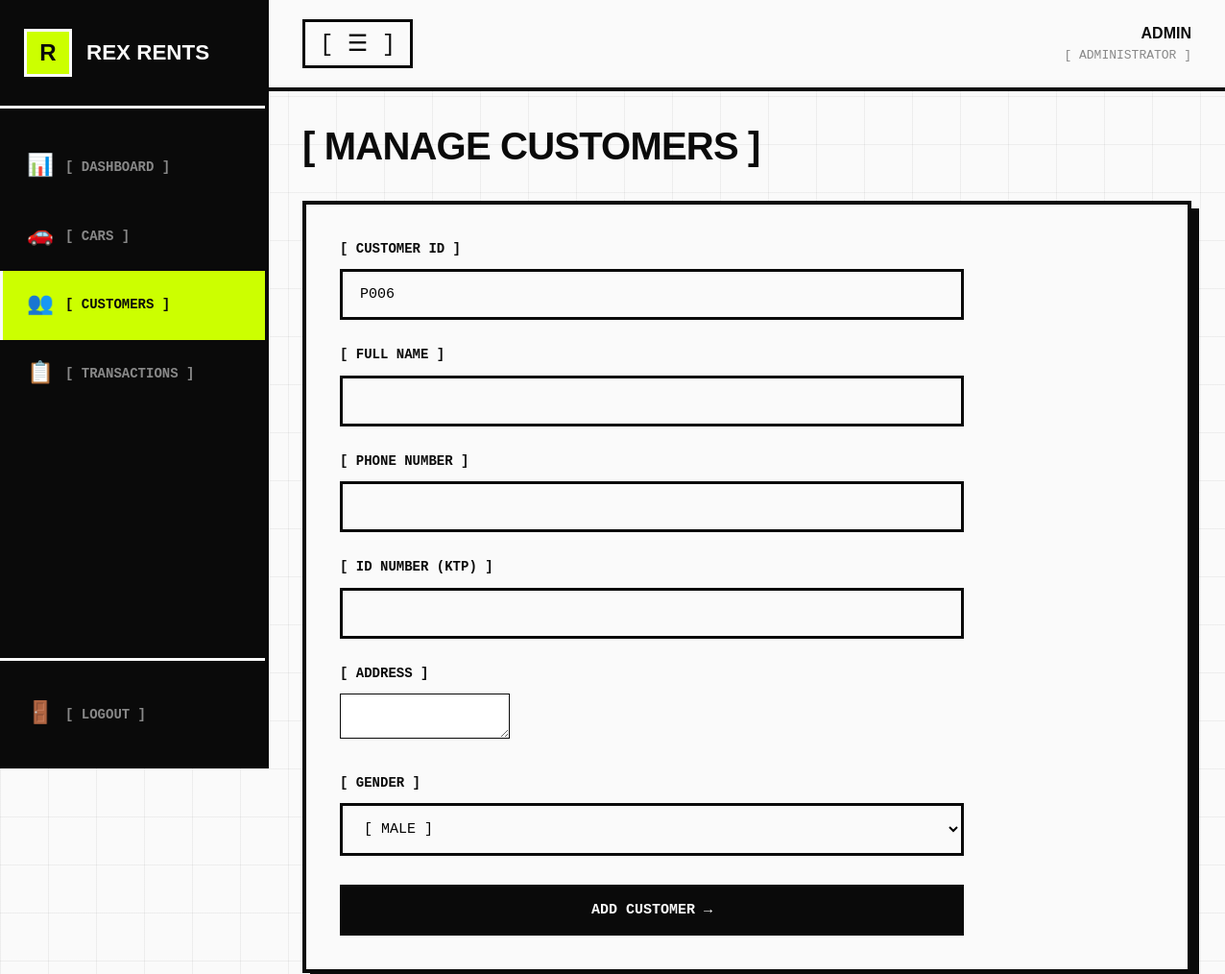
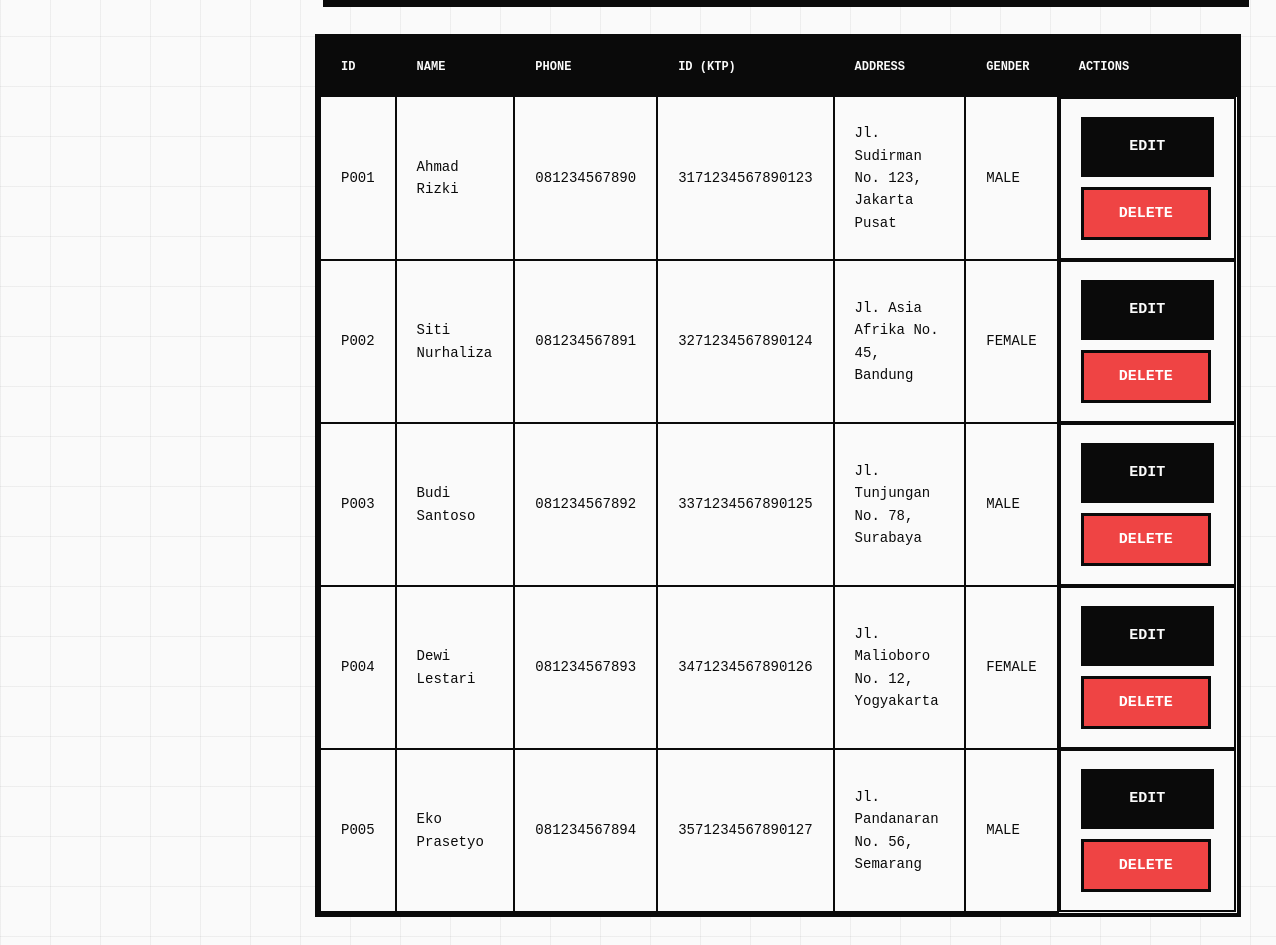
/admin/customers.php (signed in), run on the app's committed database (2 pictures, top to bottom).
### tables this page shows
CREATE TABLE tb_pelanggan (
    id_pelanggan VARCHAR(10) PRIMARY KEY,
    nama VARCHAR(100) NOT NULL,
    noHP VARCHAR(20) NOT NULL,
    noKTP VARCHAR(20) NOT NULL,
    alamat TEXT NOT NULL,
    gender ENUM('L', 'P') NOT NULL,
    created_at TIMESTAMP DEFAULT CURRENT_TIMESTAMP
);

### config.php (called while the page is built, shortened)
<?php
function generateNextIdPelanggan($conn) {
    $query = "SELECT MAX(CAST(SUBSTRING(id_pelanggan, 2) AS UNSIGNED)) AS max_id FROM tb_pelanggan";
    $result = $conn->query($query);
    $row = $result->fetch_assoc();
    $maxId = $row['max_id'] ?? 0;
    return 'P' . str_pad($maxId + 1, 3, '0', STR_PAD_LEFT);
}
?>

### admin/customers.php (the view, shortened to what this page needs)
<?php
require_once '../config.php';
$conn = connectDB();
$customers = $conn->query("SELECT * FROM tb_pelanggan ORDER BY id_pelanggan ASC");
$nextId = generateNextIdPelanggan($conn);
$editCustomer = null;
?>
<!DOCTYPE html>
<html lang="en">
<head>
    <link rel="stylesheet" href="../assets/css/style.css">
</head>
<body class="dashboard-page">
    <?php include 'includes/sidebar.php'; ?>
    <div class="main-content">
        <?php include 'includes/header.php'; ?>
        <div class="content-wrapper">
            <h1 class="page-title">[ MANAGE CUSTOMERS ]</h1>
            <div class="form-container">
                <form method="POST" class="data-form">
                    <div class="form-group">
                        <label for="id_pelanggan">[ CUSTOMER ID ]</label>
                        <input type="text" id="id_pelanggan" name="id_pelanggan" value="<?php echo $editCustomer ? $editCustomer['id_pelanggan'] : $nextId; ?>" readonly required>
                    </div>
                    <div class="form-group">
                        <label for="nama">[ FULL NAME ]</label>
                        <input type="text" id="nama" name="nama" value="<?php echo $editCustomer ? htmlspecialchars($editCustomer['nama']) : ''; ?>" required>
                    </div>
                    <div class="form-group">
                        <label for="noHP">[ PHONE NUMBER ]</label>
                        <input type="text" id="noHP" name="noHP" value="<?php echo $editCustomer ? htmlspecialchars($editCustomer['noHP']) : ''; ?>" required>
                    </div>
                    <div class="form-group">
                        <label for="noKTP">[ ID NUMBER (KTP) ]</label>
                        <input type="text" id="noKTP" name="noKTP" value="<?php echo $editCustomer ? htmlspecialchars($editCustomer['noKTP']) : ''; ?>" required>
                    </div>
                    <div class="form-group">
                        <label for="alamat">[ ADDRESS ]</label>
                        <textarea id="alamat" name="alamat" rows="3" required><?php echo $editCustomer ? htmlspecialchars($editCustomer['alamat']) : ''; ?></textarea>
                    </div>
                    <div class="form-group">
                        <label for="gender">[ GENDER ]</label>
                        <select id="gender" name="gender" required>
                            <option value="L" <?php echo ($editCustomer && $editCustomer['gender'] === 'L') ? 'selected' : ''; ?>>[ MALE ]</option>
                        </select>
                    </div>
                    <div class="form-actions">
                        <button type="submit" class="btn btn-primary"><?php echo $editCustomer ? 'UPDATE →' : 'ADD CUSTOMER →'; ?></button>
                    </div>
                </form>
            </div>
            <div class="table-container">
                <table class="data-table">
                    <thead>
                        <tr>
                            <th>ID</th>
                            <th>NAME</th>
                            <th>PHONE</th>
                            <th>ID (KTP)</th>
                            <th>ADDRESS</th>
                            <th>GENDER</th>
                            <th>ACTIONS</th>
                        </tr>
                    </thead>
                    <tbody>
                        <?php while ($row = $customers->fetch_assoc()): ?>
                        <tr>
                            <td><?php echo htmlspecialchars($row['id_pelanggan']); ?></td>
                            <td><?php echo htmlspecialchars($row['nama']); ?></td>
                            <td><?php echo htmlspecialchars($row['noHP']); ?></td>
                            <td><?php echo htmlspecialchars($row['noKTP']); ?></td>
                            <td><?php echo htmlspecialchars($row['alamat']); ?></td>
                            <td><?php echo $row['gender'] === 'L' ? 'MALE' : 'FEMALE'; ?></td>
                            <td class="actions">
                                <a href="?edit=<?php echo htmlspecialchars($row['id_pelanggan']); ?>" class="btn btn-sm btn-primary">EDIT</a>
                                <form method="POST" style="display:inline;" onsubmit="return confirm('CONFIRM DELETE?')">
                                    <button type="submit" class="btn btn-sm" style="background:#ef4444;color:white;">DELETE</button>
                                </form>
                            </td>
                        </tr>
                        <?php endwhile; ?>
                    </tbody>
                </table>
            </div>
        </div>
    </div>
</body>
</html>

### assets/css/style.css (style rules this page uses)
:root { --brutal-black: #0a0a0a; --brutal-white: #fafafa; --brutal-gray: #888888; --brutal-accent: #ccff00; --brutal-accent-dark: #99cc00; --border-thick: 4px; --border-medium: 3px; --border-thin: 2px; --shadow-brutal: 8px 8px 0px 0px var(--brutal-black); --shadow-brutal-lg: 12px 12px 0px 0px var(--brutal-black); --shadow-brutal-sm: 4px 4px 0px 0px var(--brutal-black); }
* { margin: 0; padding: 0; box-sizing: border-box; border-color: var(--brutal-black); }
html { scroll-behavior: smooth; }
body { font-family: 'JetBrains Mono', 'Consolas', monospace; background: var(--brutal-white); color: var(--brutal-black); line-height: 1.6; overflow-x: hidden; }
h1, h2, h3, h4, h5, h6 { font-family: 'Space Grotesk', sans-serif; font-weight: 700; line-height: 1.1; text-transform: uppercase; letter-spacing: -0.02em; }
a { text-decoration: none; color: inherit; transition: all 0.2s ease; }
.form-group { margin-bottom: 25px; }
.form-group label { display: block; margin-bottom: 10px; font-family: 'JetBrains Mono', monospace; font-weight: 700; font-size: 14px; text-transform: uppercase; }
.form-group input, .form-group select { width: 100%; padding: 15px 18px; background: var(--brutal-white); border: var(--border-medium) solid var(--brutal-black); font-family: 'JetBrains Mono', monospace; font-size: 15px; transition: all 0.2s; }
.form-group input::placeholder { color: var(--brutal-gray); }
.form-actions { display: flex; gap: 15px; margin-top: 30px; }
.btn { display: inline-flex; align-items: center; justify-content: center; gap: 10px; padding: 15px 35px; font-family: 'JetBrains Mono', monospace; font-weight: 700; font-size: 15px; cursor: pointer; border: var(--border-medium) solid var(--brutal-black); transition: all 0.2s; text-transform: uppercase; }
.btn-primary { background: var(--brutal-black); color: var(--brutal-white); flex: 1; }
.dashboard-page { display: flex; min-height: 100vh; background: var(--brutal-white); background-image: linear-gradient(rgba(10, 10, 10, 0.05) 1px, transparent 1px), linear-gradient(90deg, rgba(10, 10, 10, 0.05) 1px, transparent 1px); background-size: 50px 50px; }
.main-content { flex: 1; margin-left: 280px; transition: margin-left 0.3s; }
.content-wrapper { padding: 35px; }
.page-title { font-family: 'Space Grotesk', sans-serif; font-size: 2.5rem; font-weight: 800; color: var(--brutal-black); margin-bottom: 35px; text-transform: uppercase; letter-spacing: -0.02em; }
.table-container { background: var(--brutal-white); border: var(--border-thick) solid var(--brutal-black); overflow-x: auto; }
.data-table { width: 100%; border-collapse: collapse; }
.data-table thead { background: var(--brutal-black); color: var(--brutal-white); }
.data-table th, .data-table td { padding: 18px 20px; text-align: left; border: var(--border-thin) solid var(--brutal-black); }
.data-table th { font-family: 'JetBrains Mono', monospace; font-weight: 700; font-size: 12px; text-transform: uppercase; }
.data-table tbody tr { transition: background 0.2s; }
.data-table tbody td { font-family: 'JetBrains Mono', monospace; font-size: 14px; }
.data-table .actions { display: flex; gap: 10px; flex-wrap: wrap; }
.form-container { background: var(--brutal-white); border: var(--border-thick) solid var(--brutal-black); box-shadow: var(--shadow-brutal); padding: 35px; margin-bottom: 35px; }
.data-form { max-width: 650px; }
.data-form .form-group { margin-bottom: 25px; }
.data-form .form-actions { display: flex; gap: 15px; margin-top: 30px; }

### data on the page
tb_pelanggan: id_pelanggan "P001", nama "Ahmad Rizki", noHP "081234567890", noKTP "3171234567890123", alamat "Jl. Sudirman No. 123, Jakarta Pusat", gender "MALE"
tb_pelanggan: id_pelanggan "P002", nama "Siti Nurhaliza", noHP "081234567891", noKTP "3271234567890124", alamat "Jl. Asia Afrika No. 45, Bandung", gender "FEMALE"
tb_pelanggan: id_pelanggan "P003", nama "Budi Santoso", noHP "081234567892", noKTP "3371234567890125", alamat "Jl. Tunjungan No. 78, Surabaya", gender "MALE"
tb_pelanggan: id_pelanggan "P004", nama "Dewi Lestari", noHP "081234567893", noKTP "3471234567890126", alamat "Jl. Malioboro No. 12, Yogyakarta", gender "FEMALE"
tb_pelanggan: id_pelanggan "P005", nama "Eko Prasetyo", noHP "081234567894", noKTP "3571234567890127", alamat "Jl. Pandanaran No. 56, Semarang", gender "MALE"

### other printed values
$_SESSION['username'] "ADMIN"
